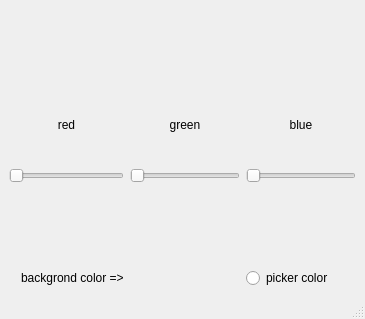
<?xml version="1.0" encoding="UTF-8"?>
<ui version="4.0">
 <class>MainWindow</class>
 <widget class="QMainWindow" name="MainWindow">
  <property name="geometry">
   <rect>
    <x>0</x>
    <y>0</y>
    <width>365</width>
    <height>319</height>
   </rect>
  </property>
  <property name="windowTitle">
   <string>MainWindow</string>
  </property>
  <widget class="QWidget" name="centralwidget">
   <layout class="QGridLayout" name="gridLayout">
    <item row="0" column="0" colspan="5">
     <widget class="QLabel" name="rgb_color">
      <property name="styleSheet">
       <string notr="true">border-bottom-color: rgb(0, 0, 0);</string>
      </property>
      <property name="text">
       <string/>
      </property>
     </widget>
    </item>
    <item row="1" column="4">
     <widget class="QLabel" name="blue_texts">
      <property name="text">
       <string>blue</string>
      </property>
      <property name="alignment">
       <set>Qt::AlignCenter</set>
      </property>
     </widget>
    </item>
    <item row="2" column="3">
     <widget class="QSlider" name="slidergreen">
      <property name="maximum">
       <number>255</number>
      </property>
      <property name="orientation">
       <enum>Qt::Horizontal</enum>
      </property>
     </widget>
    </item>
    <item row="2" column="4">
     <widget class="QSlider" name="sliderblue">
      <property name="maximum">
       <number>255</number>
      </property>
      <property name="orientation">
       <enum>Qt::Horizontal</enum>
      </property>
     </widget>
    </item>
    <item row="3" column="3">
     <widget class="QLabel" name="green_color_number">
      <property name="text">
       <string/>
      </property>
      <property name="alignment">
       <set>Qt::AlignCenter</set>
      </property>
     </widget>
    </item>
    <item row="3" column="4">
     <widget class="QLabel" name="blue_color_number">
      <property name="text">
       <string/>
      </property>
      <property name="alignment">
       <set>Qt::AlignCenter</set>
      </property>
     </widget>
    </item>
    <item row="2" column="0" colspan="3">
     <widget class="QSlider" name="sliderred">
      <property name="maximum">
       <number>255</number>
      </property>
      <property name="orientation">
       <enum>Qt::Horizontal</enum>
      </property>
     </widget>
    </item>
    <item row="4" column="4">
     <widget class="QRadioButton" name="rgb_btn">
      <property name="text">
       <string>picker color </string>
      </property>
     </widget>
    </item>
    <item row="1" column="3">
     <widget class="QLabel" name="green_text">
      <property name="text">
       <string>green</string>
      </property>
      <property name="alignment">
       <set>Qt::AlignCenter</set>
      </property>
     </widget>
    </item>
    <item row="1" column="0" colspan="3">
     <widget class="QLabel" name="red_text">
      <property name="text">
       <string>red</string>
      </property>
      <property name="alignment">
       <set>Qt::AlignCenter</set>
      </property>
     </widget>
    </item>
    <item row="4" column="2">
     <widget class="QLabel" name="label">
      <property name="text">
       <string>backgrond color =&gt;</string>
      </property>
     </widget>
    </item>
    <item row="3" column="0" colspan="3">
     <widget class="QLabel" name="red_color_number">
      <property name="text">
       <string/>
      </property>
      <property name="alignment">
       <set>Qt::AlignRight|Qt::AlignTrailing|Qt::AlignVCenter</set>
      </property>
     </widget>
    </item>
   </layout>
  </widget>
  <widget class="QMenuBar" name="menubar">
   <property name="geometry">
    <rect>
     <x>0</x>
     <y>0</y>
     <width>365</width>
     <height>22</height>
    </rect>
   </property>
  </widget>
  <widget class="QStatusBar" name="statusbar"/>
 </widget>
 <resources/>
 <connections/>
</ui>
